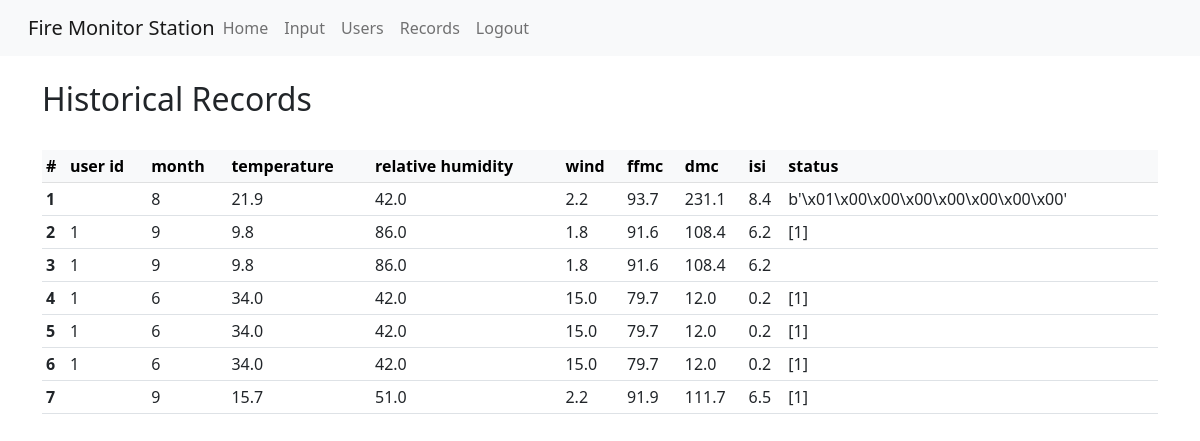
The page /records (signed in) on the database as committed earlier.
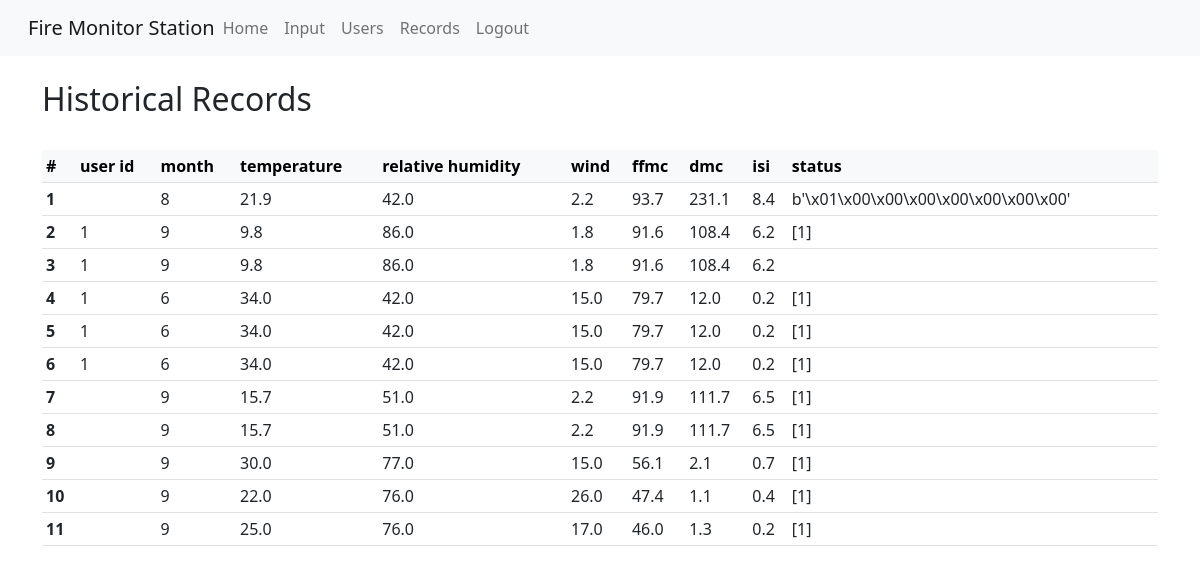
The same page on the database as committed later.
### app.py (models this page shows)
class features(db.Model):
    id = db.Column(db.Integer,primary_key=True)
    user_id = db.Column(db.Integer, db.ForeignKey("user.id"), nullable=False)
    month = db.Column(db.Integer,nullable=False)
    temp = db.Column(db.Float[20],nullable=False)
    rh = db.Column(db.Float[20],nullable=False)
    wind = db.Column(db.Float[20],nullable=False)
    ffmc = db.Column(db.Float[20],nullable=False)
    dmc = db.Column(db.Float[20],nullable=False)
    isi = db.Column(db.Float[20],nullable=False)
    status = db.Column(db.Integer, nullable=False)

### app.py (the view)
@app.route("/records", methods=['GET','POST'])
def records():
    read_records=features.query.order_by(features.id)
    return render_template('records.html',name=session.get("username","Unknown"),read_records=read_records)

### app.py (called while the page is built)
@login_manager.user_loader
def load_user(user_id):
    return User.query.get(int(user_id))

### templates/records.html (shortened to what this page needs)
{% extends 'template.html' %}
{% block content %}
   <h2>Historical Records</h2>
   {% if current_user.is_authenticated %}
   <div class="table-responsive">
   <table class="table table-sm ">
    <thead class="table-light">
       <tr>
        <th scope="col">#</th>
        <th scope="col">user id</th>
        <th scope="col">month</th>
        <th scope="col">temperature</th>
        <th scope="col">relative humidity</th>
        <th scope="col">wind</th>
        <th scope="col">ffmc</th>
        <th scope="col">dmc</th>
        <th scope="col">isi</th>
        <th scope="col">status</th>
        </tr>
        </thead>
        {% for records in read_records %}
        <tbody >
       <tr>
            <th scope="row">{{records.id}}</th>
            <td>{{records.user_id}}</td>
            <td>{{records.month}}</td>
            <td>{{records.temp}}</td>
            <td>{{records.rh}}</td>
            <td>{{records.wind}}</td>
            <td>{{records.ffmc}}</td>
            <td>{{records.dmc}}</td>
            <td>{{records.isi}}</td>
            <td>{{records.status}}</td>
            </tr>
        </tbody>
        {%endfor%}
    </table>
   </div>
{% endif %}
{% endblock %}

### templates/template.html (shortened to what this page needs)
<!doctype html>
<html lang="en" >
  <head>
    <link rel="stylesheet" href="https://cdn.jsdelivr.net/npm/bootstrap@5.2.1/dist/css/bootstrap.rtl.min.css">
  </head>
  <body>
    {% include 'navbar.html' %}
    <br/>
    <div class="container">
        {% block content %}
        {% endblock %}
    </div>
  </body>
</html>

### templates/navbar.html (shortened to what this page needs)
<nav class="navbar navbar-expand-lg bg-light">
  <div class="container-fluid">
    <a class="navbar-brand" href="#">Fire Monitor Station</a>
    <div class="collapse navbar-collapse" id="navbarNavAltMarkup">
      <div class="navbar-nav">
        {% if current_user.is_authenticated %}
        <a class="nav-link" aria-current="page" href="{{url_for('dashboard')}}">Home</a>
        <a class="nav-link" href="{{url_for('inputs')}}">Input</a>
        <a class="nav-link" href="{{url_for('register')}}">Users</a>
        <a class="nav-link" href="{{url_for('records')}}">Records</a>
        <a class="nav-link" href="{{url_for('logout')}}">Logout</a>
        {%else%}
        <a class="nav-link" href="{{url_for('login')}}">Login</a>
        {%endif%}
      </div>
    </div>
  </div>
</nav>

Rows that differ between the two databases and show on the page:
added features: id "8", month "9", temp "15.7", rh "51.0", wind "2.2", ffmc "91.9", dmc "111.7", isi "6.5", status "[1]"
added features: id "9", month "9", temp "30.0", rh "77.0", wind "15.0", ffmc "56.1", dmc "2.1", isi "0.7", status "[1]"
added features: id "10", month "9", temp "22.0", rh "76.0", wind "26.0", ffmc "47.4", dmc "1.1", isi "0.4", status "[1]"
added features: id "11", month "9", temp "25.0", rh "76.0", wind "17.0", ffmc "46.0", dmc "1.3", isi "0.2", status "[1]"
